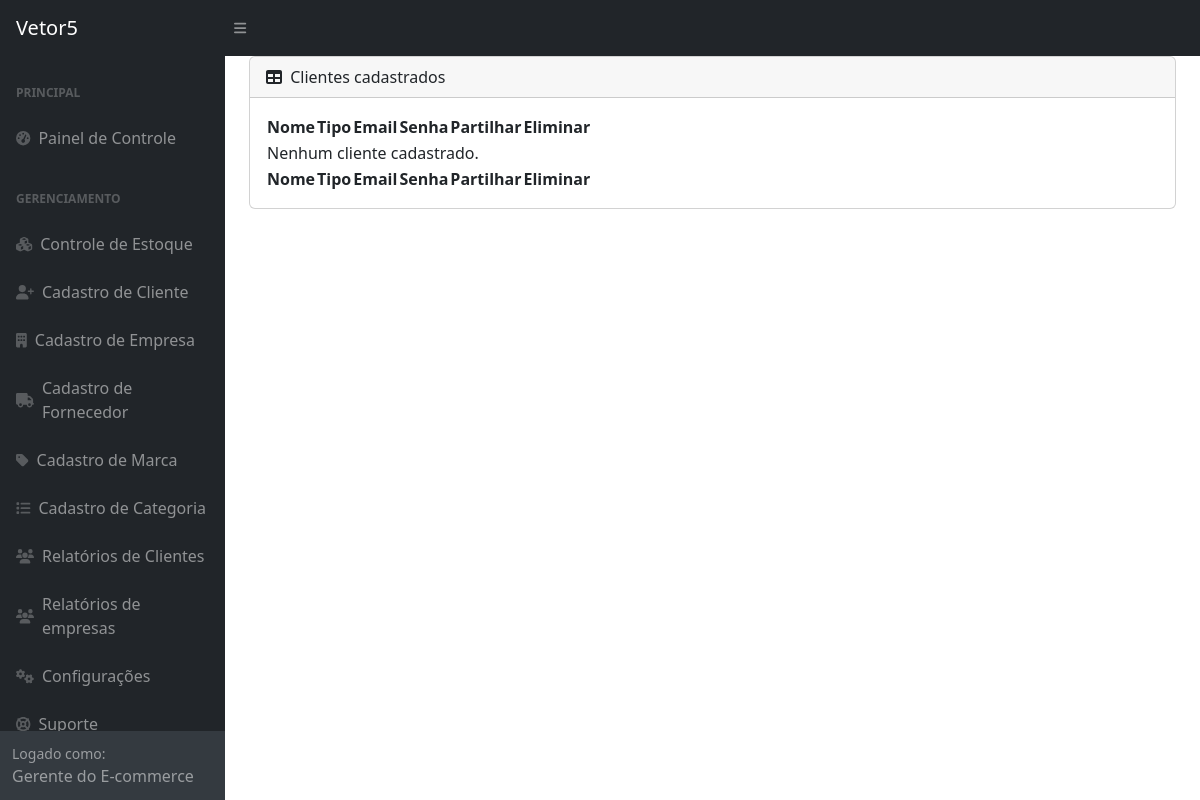
The app's page /vetor5/clientes_cadastrados/, older data.
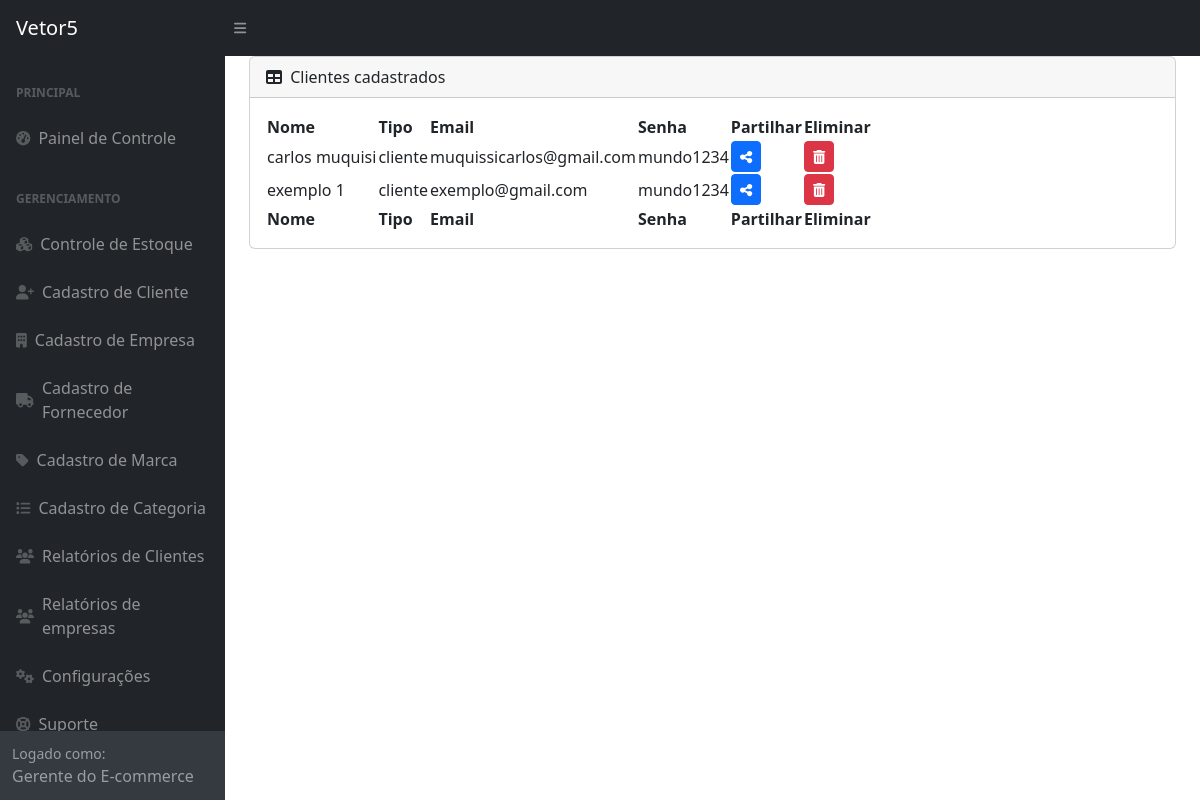
The same page, newer data.
### usuarios/models.py (models this page shows, shortened)
class Cliente(models.Model):
    foto = models.FileField(upload_to='imagem/')
    nome = models.CharField(max_length=50)
    email = models.EmailField(max_length=100)
    senha = models.CharField(max_length=40)
    class Meta:
        verbose_name_plural = "Conta dos Clientes"

### usuarios/views.py (the view)
# urls.py: path('clientes_cadastrados/',views.clientes_cadastrados, name='clientes_cadastrados' ),
def clientes_cadastrados(request):
    clientes = Cliente.objects.all()
    return render(request, 'clientes_cadastrados.html', {'clientes': clientes})

### usuarios/templates/clientes_cadastrados.html (shortened to what the changed rows need)
{% load static %}
<!DOCTYPE html>
<html lang="en">
    <head>
        <link href="https://cdn.jsdelivr.net/npm/simple-datatables@7.1.2/dist/style.min.css" rel="stylesheet" />
        <link href="{% static 'css/styles.css' %}" rel="stylesheet" />
    </head>
    </head>
    <body class="sb-nav-fixed">
        <div id="layoutSidenav">
            <div id="layoutSidenav_content">
                <main>
                    <div class="container-fluid px-4">
                        <div class="card mb-4">
                            <div class="card-body">
                                <table id="datatablesSimple">
                                    <thead>
                                        <tr>
                                            <th>Nome</th>
                                            <th>Tipo</th>
                                            <th>Email</th>
                                            <th>Senha</th>
                                            <th>Partilhar</th>
                                            <th>Eliminar</th>
                                        </tr>
                                    </thead>
                                    <tfoot>
                                        <tr>
                                            <th>Nome</th>
                                            <th>Tipo</th>
                                            <th>Email</th>
                                            <th>Senha</th>
                                            <th>Partilhar</th>
                                            <th>Eliminar</th>
                                        </tr>
                                    </tfoot>
                                    <tbody>
                                        {% for cliente in clientes %}
                                            <tr>
                                                <td>{{ cliente.nome }}</td>
                                                <td>cliente</td>
                                                <td>{{ cliente.email }}</td>
                                                <td>{{ cliente.senha }}</td>
                                                <td>
                                                    <a href="partilhar/{{ cliente.id }}" class="btn btn-primary btn-sm">
                                                        <i class="fas fa-share-alt"></i>
                                                    </a>
                                                </td>
                                                <td>
                                                    <button class="btn btn-danger btn-sm" onclick="confirmDelete({{ cliente.id }})">
                                                        <i class="fas fa-trash-alt"></i>
                                                    </button>
                                                </td>
                                            </tr>
                                        {% empty %}
                                            <tr>
                                                <td colspan="6">Nenhum cliente cadastrado.</td>
                                            </tr>
                                        {% endfor %}
                                    </tbody>
                                </table>
                            </div>
                        </div>
                    </div>
                </main>
            </div>
        </div>
    </body>
</html>

Row changes from the older to the newer data that the page shows:
added Cliente: nome "carlos muquisi", email "muquissicarlos@gmail.com", senha "mundo1234"
added Cliente: nome "exemplo 1", email "exemplo@gmail.com", senha "mundo1234"
Text that changed along with them:
text no longer shown: "Nenhum cliente cadastrado."
